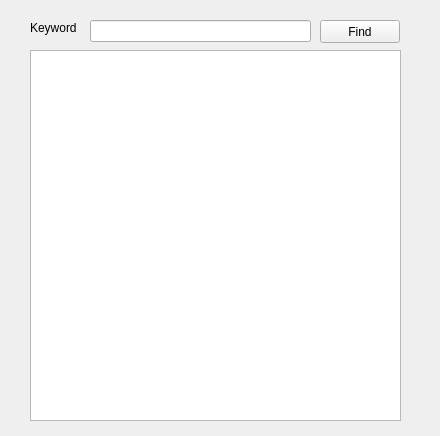
<?xml version="1.0" encoding="UTF-8"?>
<ui version="4.0">
 <class>TextFinder</class>
 <widget class="QWidget" name="TextFinder">
  <property name="geometry">
   <rect>
    <x>0</x>
    <y>0</y>
    <width>440</width>
    <height>436</height>
   </rect>
  </property>
  <property name="windowTitle">
   <string>TextFinder</string>
  </property>
  <widget class="QLineEdit" name="lineEdit">
   <property name="geometry">
    <rect>
     <x>90</x>
     <y>20</y>
     <width>221</width>
     <height>22</height>
    </rect>
   </property>
  </widget>
  <widget class="QLabel" name="label">
   <property name="geometry">
    <rect>
     <x>30</x>
     <y>20</y>
     <width>58</width>
     <height>15</height>
    </rect>
   </property>
   <property name="text">
    <string>Keyword</string>
   </property>
  </widget>
  <widget class="QPushButton" name="findButton">
   <property name="geometry">
    <rect>
     <x>320</x>
     <y>20</y>
     <width>80</width>
     <height>23</height>
    </rect>
   </property>
   <property name="text">
    <string>Find</string>
   </property>
  </widget>
  <widget class="QTextEdit" name="textEdit">
   <property name="geometry">
    <rect>
     <x>30</x>
     <y>50</y>
     <width>371</width>
     <height>371</height>
    </rect>
   </property>
  </widget>
 </widget>
 <resources/>
 <connections/>
</ui>
